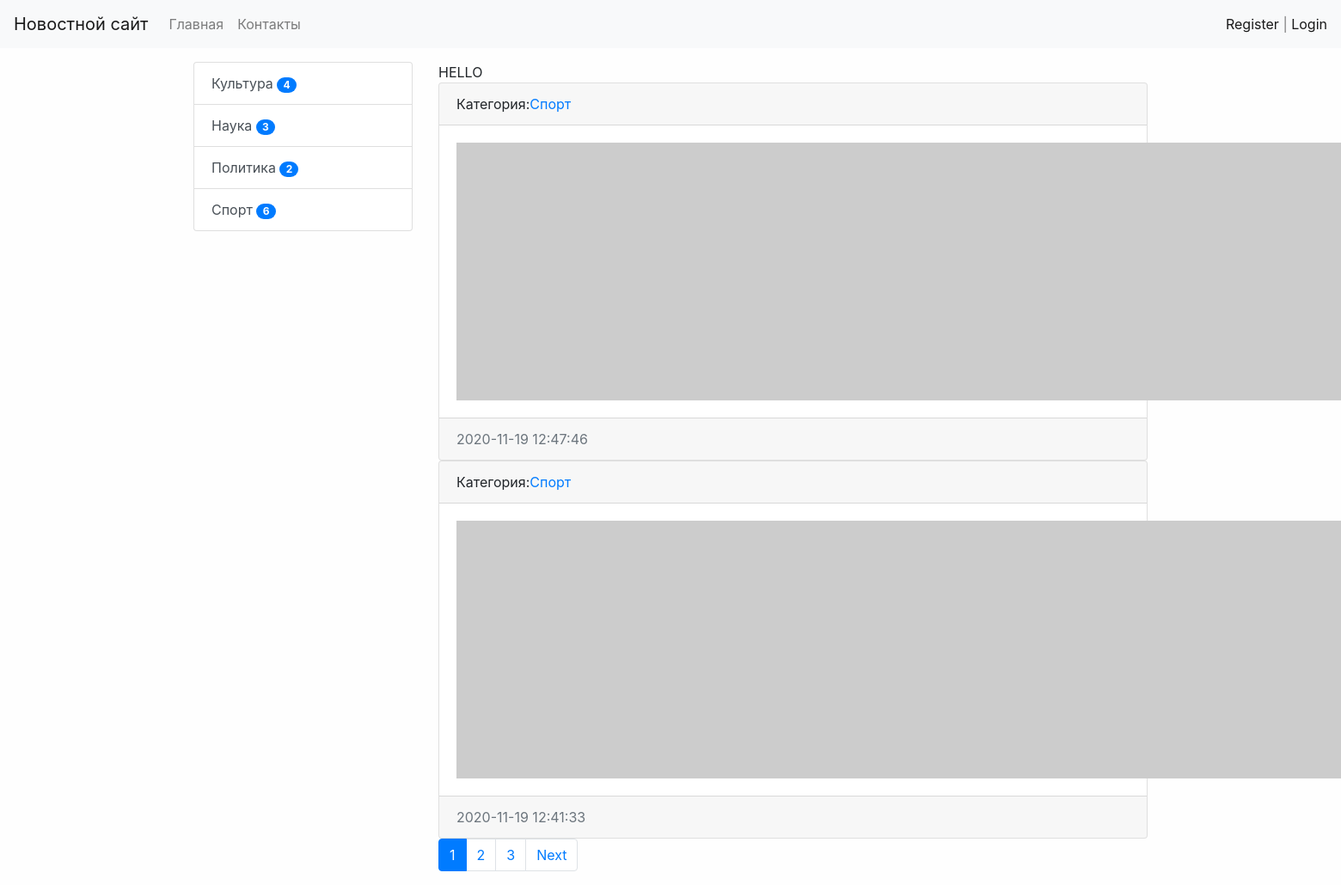
The app's page /, older data.
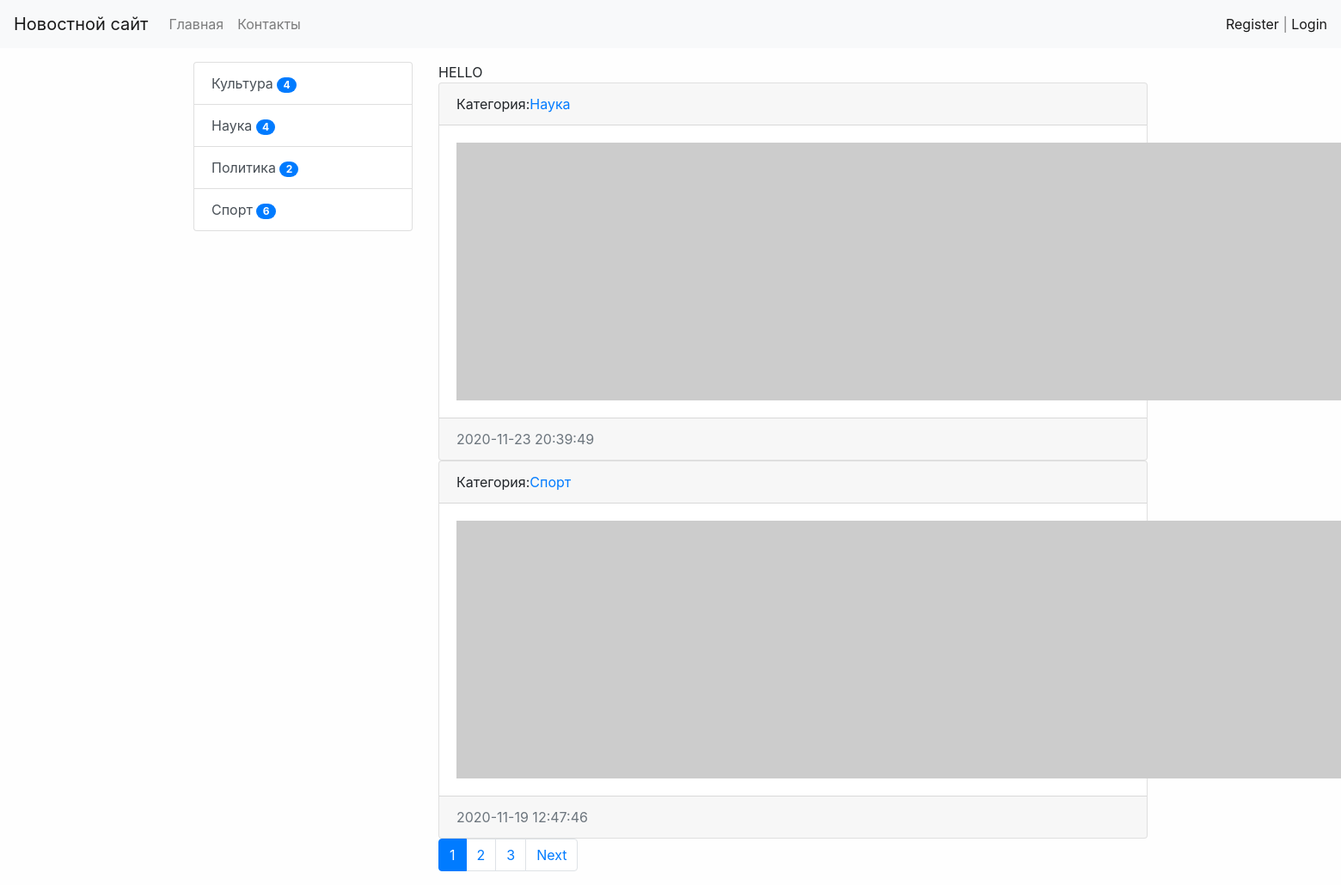
The same page, newer data.
### news/models.py (models this page shows, shortened)
class Category(models.Model):
    title = models.CharField(max_length=150, db_index=True)
    def get_absolute_url(self):
        return reverse('category', kwargs={'category_id': self.pk})
    def __str__(self):
        return self.title
    class Meta:
        verbose_name = 'Категория'
        verbose_name_plural = 'Категории'
        ordering = ['title']

class News(models.Model):
    title = models.CharField(max_length=150, verbose_name='Наименование')
    content = models.TextField(blank=True, verbose_name='Контент')
    created_at = models.DateTimeField(auto_now_add=True, verbose_name='Создано')
    updated_at = models.DateTimeField(auto_now=True, verbose_name='Обновлено')
    photo = models.ImageField(upload_to='photo/%Y/%m/%d/', verbose_name='Фото', blank=True)
    is_published = models.BooleanField(default=True, verbose_name='Опубликовано')
    category = models.ForeignKey('Category', on_delete=models.PROTECT,  verbose_name='Категория')
    view = models.IntegerField(default=0)
    def get_absolute_url(self):
        return reverse('view_news', kwargs={'pk': self.pk})
    class Meta:
        verbose_name = 'Новость'
        verbose_name_plural = 'Новости'
        ordering = ['-created_at']

### news/views.py (the view)
# urls.py: path('',HomeNews.as_view(), name='home'),
class HomeNews(Mymixin, ListView):
    model = News
    template_name = 'news/home_news_list.html'
    context_object_name = 'news'
    mixin_prop = 'hello'
    paginate_by = 2
    def get_context_data(self, *, object_list=None, **kwargs):
        context = super().get_context_data(**kwargs)
        context['title'] = self.get_upper('Главная страница')
        context['mixin_prop'] = self.get_prop()
        return context
    def get_queryset(self):
        return News.objects.filter(is_published=True).select_related('category')

### news/templatetags/news_tags.py (called while the page is built)
@register.simple_tag(name='get_list_categories')
def get_categories():
    return Category.objects.all()

@register.inclusion_tag('news/list_categories.html')
def show_categories():
    categories = Category.objects.annotate(cnt=Count('news', filter=F('news__is_published'))).filter(cnt__gt=0)
    return {'categories': categories}

### news/utils.py (called while the page is built)
    def get_prop(self):
        return self.mixin_prop.upper()

    def get_upper(self,s):
        if isinstance(s,str):
            return s.upper()
        else:
            return s.title.upper()

### news/templates/news/home_news_list.html (shortened to what this page needs)
{% extends 'base.html' %}
{% block sitebar %}
{% include 'inc/_sidebar.html' %}
{% endblock %}
{% block content %}
{{ mixin_prop }}
{% for item in news %}
<div class="card bm-3">
  <div class="card-header">
    Категория:<a href="{{ item.category.get_absolute_url }}">{{ item.category }}</a>
  </div>
  <div class="card-body">
    <div class="media">
      {% if item.photo %}
      <img src="{{ item.photo.url }}" alt="" width="300" class="mr-3">
      {% else %}
      <img src="https://picsum.photos/id/1060/300/235/?blur=2" alt="" class="mr-3">
      {% endif %}
    </div>
  </div>
  <div class="card-footer text-muted">
    {{ item.created_at|date:"Y-m-d H:i:s" }}
  </div>
</div>
{% endfor %}
{% endblock %}

### templates/base.html (shortened to what this page needs)
{% load static %}
<html lang="en">
<head>
  <link rel="stylesheet" href="{% static 'bootstrap/css/bootstrap.min.css' %}">
  <link rel="stylesheet" href="{% static 'css/style.css' %}">
</head>
<body>
{% include 'inc/_nav.html' %}
<div class="container mt-3">
  <div class="row">
      <div class="col-md-3">
          {% block sitebar %}SITEBAR{% endblock %}
      </div>
      <div class="col-md-9">
        {% block content %}CONTENT{% endblock %}
        {% if page_obj.has_other_pages %}
          <nav aria-label="...">
              <ul class="pagination">
                  {% for p in page_obj.paginator.page_range  %}
                  {% if page_obj.number == p %}
                  <li class="page-item active"aria-current="page"><a class="page-link" href="?page={{ p }}">{{ p }}<span class="sr-only">(current)</span></a></li>
                  {% elif p > page_obj.number|add:-3 and p < page_obj.number|add:3 %}
                  <li class="page-item"><a class="page-link" href="?page={{ p }}">{{ p }}</a></li>
                  {% endif %}
                  {% endfor %}
                  {% if page_obj.has_next %}
                  <li class="page-item ">
                      <a class="page-link" href="?page={{ page_obj.next_page_number }}">Next</a>
                  </li>
                  {% endif %}
              </ul>
          </nav>
        {% endif %}
      </div>
  </div>
</div>
</body>
</html>

### templates/inc/_nav.html (shortened to what this page needs)
<nav class="navbar navbar-expand-lg navbar-light bg-light">
  <a class="navbar-brand" href="{% url 'home' %}">Новостной сайт</a>
  <div class="collapse navbar-collapse" id="navbarSupportedContent">
    <ul class="navbar-nav mr-auto">
      <li class="nav-item"><a class="nav-link" href="{% url 'home' %}">Главная</a></li>
      <li class="nav-item"><a class="nav-link" href="{% url 'contact' %}">Контакты</a></li>
    </ul>
    <span class="navbar-text">
      {% if request.user.is_authenticated %}
      Добро пожаловать {{ user.username }} <a href="{% url 'logout' %}">Выход</a>
      {% else %}
      <a href="{% url 'register' %}">Register</a> | <a href="{% url 'login' %}">Login</a>
    </span>
      {% endif %}
  </div>
</nav>

### templates/inc/_sidebar.html
{% load news_tags %}
{% show_categories %}

### news/templates/news/list_categories.html
<div class="list-group">
  {% for item in categories %}
  <a href=" {{ item.get_absolute_url }}" class="list-group-item list-group-item-action">{{ item.title }}  <span class="badge badge-primary badge-pill">{{ item.cnt }}</span></a>
  {% endfor %}
</div>

### mysite/static/css/style.css (style rules this page uses)
body { background-color: #fefefe; }

Row changes from the older to the newer data that the page shows:
no longer on this page (row unchanged): News: category "Спорт", created_at "2020-11-19 12:41:33"
computed for Category "Наука": cnt "3" → "4"
added News: category "Наука", created_at "2020-11-23 20:39:49"
